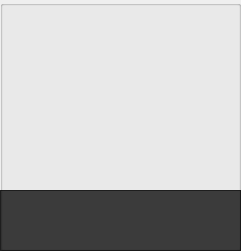
   <widget class="QGroupBox" name="groupBox_10">
    <property name="geometry">
     <rect>
      <x>380</x>
      <y>70</y>
      <width>241</width>
      <height>251</height>
     </rect>
    </property>
    <property name="title">
     <string/>
    </property>
    <widget class="QGroupBox" name="Preview">
     <property name="geometry">
      <rect>
       <x>0</x>
       <y>0</y>
       <width>241</width>
       <height>251</height>
      </rect>
     </property>
     <property name="sizePolicy">
      <sizepolicy hsizetype="Fixed" vsizetype="Preferred">
       <horstretch>0</horstretch>
       <verstretch>0</verstretch>
      </sizepolicy>
     </property>
     <property name="autoFillBackground">
      <bool>false</bool>
     </property>
     <property name="styleSheet">
      <string notr="true">background-color: rgba(0,0,0,0);</string>
     </property>
     <property name="title">
      <string/>
     </property>
     <property name="alignment">
      <set>Qt::AlignCenter</set>
     </property>
     <widget class="QLabel" name="PreviewLabel">
      <property name="geometry">
       <rect>
        <x>0</x>
        <y>0</y>
        <width>241</width>
        <height>191</height>
       </rect>
      </property>
      <property name="sizePolicy">
       <sizepolicy hsizetype="Ignored" vsizetype="Ignored">
        <horstretch>0</horstretch>
        <verstretch>0</verstretch>
       </sizepolicy>
      </property>
      <property name="autoFillBackground">
       <bool>false</bool>
      </property>
      <property name="styleSheet">
       <string notr="true">background-color: rgba(0,0,0,0);</string>
      </property>
      <property name="text">
       <string/>
      </property>
     </widget>
     <widget class="QTextBrowser" name="previewText">
      <property name="geometry">
       <rect>
        <x>0</x>
        <y>190</y>
        <width>241</width>
        <height>61</height>
       </rect>
      </property>
      <property name="sizePolicy">
       <sizepolicy hsizetype="Ignored" vsizetype="Ignored">
        <horstretch>0</horstretch>
        <verstretch>0</verstretch>
       </sizepolicy>
      </property>
      <property name="autoFillBackground">
       <bool>true</bool>
      </property>
      <property name="styleSheet">
       <string notr="true">background-color: rgba(0,0,0,0.5);
color: white;</string>
      </property>
     </widget>
    </widget>
   </widget>
